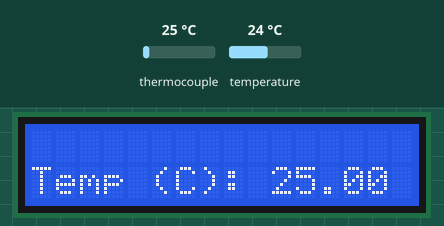
A sketch run on a simulated Arduino Leonardo, built with avr-gcc and run on an emulated ATmega32U4. On the bench: 16×2 character LCD. The inputs (shaded band) are chosen by the test bench; at power-on: thermocouple 25 °C, temperature 24 °C. What the sketch prints to the serial monitor is not drawn.

Above: at 2.7 s.
2.8 s: thermocouple set to 6 °C
At 4.6 s:
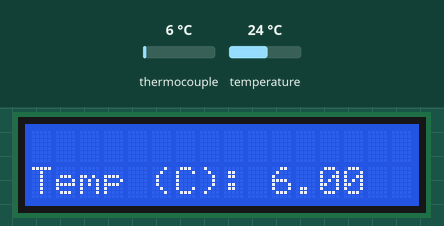
5.0 s: thermocouple set to 75 °C
At 6.6 s:
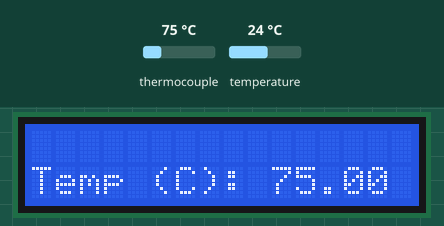
7.1 s: thermocouple set to 150 °C
At 8.7 s:
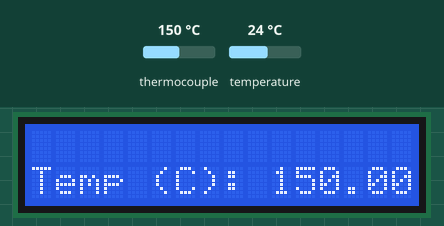
Timing chart, 0 to 10.2 s (numbered marks = the images above; inputs shaded):
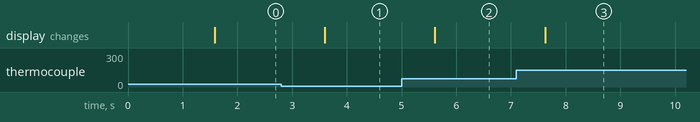

Measured:
- after the input at 2.8 s, the display: changes after 0.80 s (image 1)
- after the input at 5.0 s, the display: changes after 0.61 s (image 2)
- after the input at 7.1 s, the display: changes after 0.52 s (image 3)

The sketch:

Thermocouple_with_LCD.ino
```cpp
// pre setup - LCD
// include the library code:
#include <LiquidCrystal.h>
#include <Wire.h>

// initialize the library by associating any needed LCD interface pin
// with the arduino pin number it is connected to
const int rs = 12, en = 11, d4 = 5, d5 = 4, d6 = 3, d7 = 2;
LiquidCrystal lcd(rs, en, d4, d5, d6, d7);

// pre setup - thermocouple
#include <SPI.h>
#include "Adafruit_MAX31855.h"
// Example creating a thermocouple instance with software SPI on any three
// digital IO pins.
#define MAXDO   6
#define MAXCS   7
#define MAXCLK  8

// initialize the Thermocouple
Adafruit_MAX31855 thermocouple(MAXCLK, MAXCS, MAXDO);

void setup() {
  // put your setup code here, to run once:

  // setup - LCD
  // set up the LCD's number of columns and rows:
  lcd.begin(16, 2);
  lcd.setCursor(0,1);
  lcd.write("Mish Mash Labs");
  delay(1000);

  // setup - thermocouple
  Serial.begin(9600);

  while (!Serial) delay(1); // wait for Serial on Leonardo/Zero, etc

  Serial.println("MAX31855 test");
  // wait for MAX chip to stabilize
  delay(500);
  Serial.print("Initializing sensor...");
  if (!thermocouple.begin()) {
    Serial.println("ERROR.");
    while (1) delay(10);
  }
  Serial.println("DONE.");

}

void loop() {
  // read thermocouple
   // basic readout test, just print the current temp
   Serial.print("Internal Temp = ");
   double int_temp = thermocouple.readInternal();
   Serial.println(int_temp);

   double c = thermocouple.readCelsius();
   if (isnan(c)) {
     Serial.println("Something wrong with thermocouple!");
   } else {
     Serial.print("C = ");
     Serial.println(c);
   }

   // print on LCD
   lcd.clear();
   lcd.setCursor(0,1);
   lcd.write("Temp (C): ");
   lcd.print(c);

   delay(1000);


}
```
